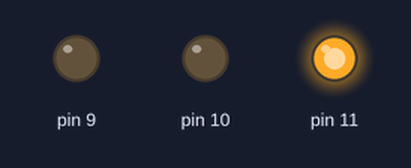
Recording of a sketch running on a simulated Arduino Uno, built with avr-gcc and run on an emulated ATmega328P. On the bench: output pins drawn as LEDs (lit = HIGH).

Above: at 0.1 s.
Timing chart, 0 to 1.6 s (numbered marks = the images above):
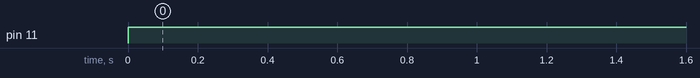

Measured:
- by itself, pin 11: LOW → HIGH at 0.00 s

The sketch:

led-rgb.ino
```cpp
void setup()
   {
       for (int i =9 ; i<12 ; i++)
            pinMode(i, OUTPUT);
   }
void Color(int R, int G, int B)
    {
        analogWrite(9 , G) ;   // Red    - Rojo
        analogWrite(10, B) ;   // Green - Verde
        analogWrite(11, R) ;   // Blue - Azul
    }
void loop()
   {    Color(255 ,0 ,0) ;
   }
```
